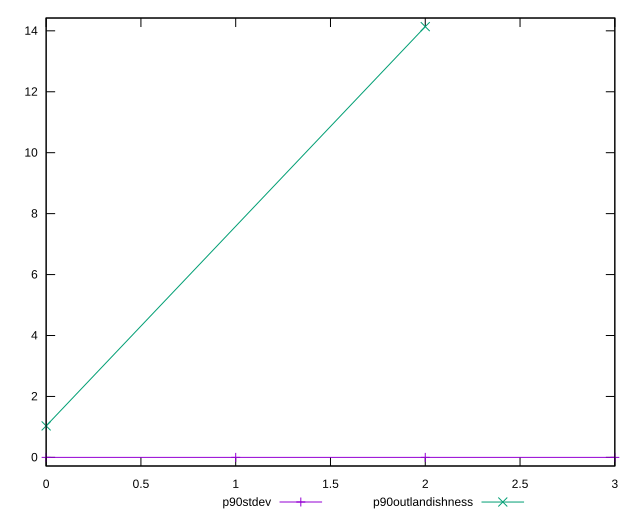

Generate this figure with gnuplot:
reset

$p90Stdev <<EOF
0 1.413178472620896e-17
1 0
2 5.695001657605493e-19
3 0
EOF

$p90Outlandishness <<EOF
0 1.033220564205688
2 14.137600000000003
EOF

set key outside below
set xrange [0:3]
set yrange [-0.28275200000000006:14.420352000000003]
set trange [-0.28275200000000006:14.420352000000003]
set terminal svg size 640, 520 enhanced background rgb 'white'
set output "reports/report_00031_2021-02-24T23-18-18.084Z/meta/score-difference/progression/stddev.svg"

plot $p90Stdev title "p90stdev" with linespoints, \
     $p90Outlandishness title "p90outlandishness" with linespoints

reset
